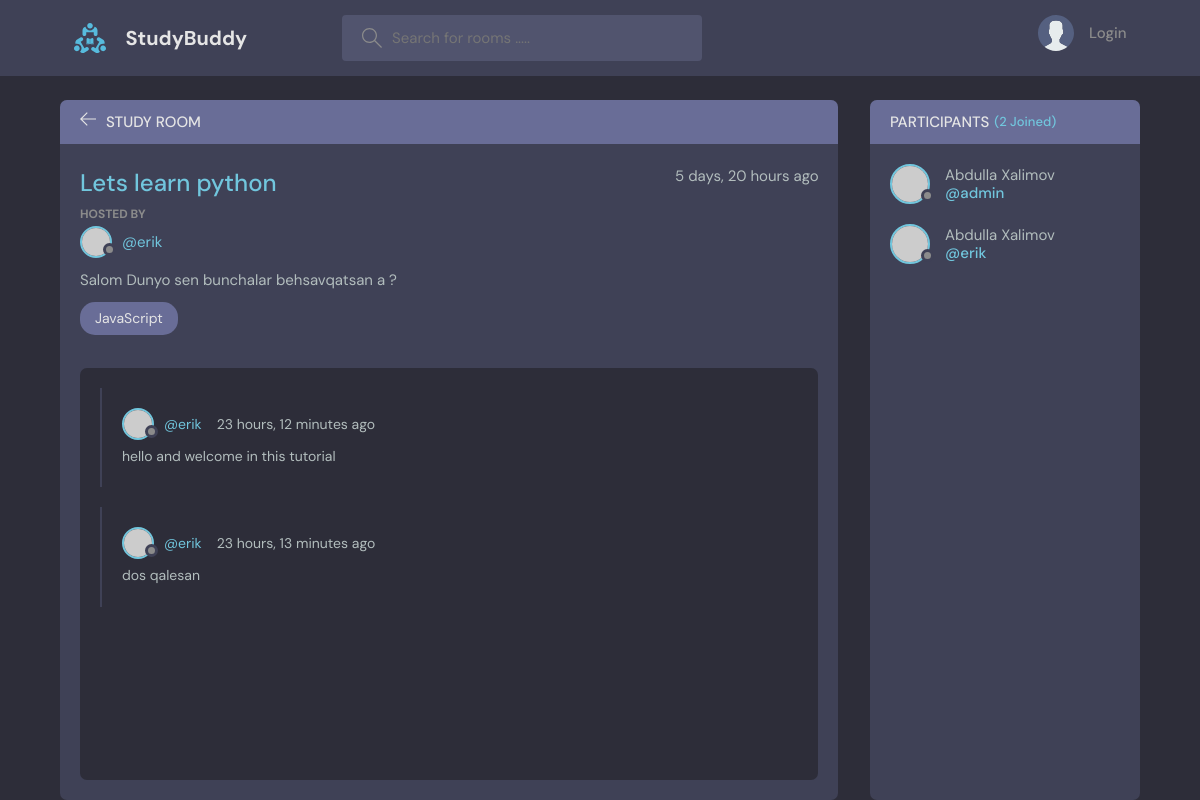
Page /room/2/ on the committed database.
### base/models.py (models this page shows, shortened)
class Room(models.Model):
    host = models.ForeignKey(User, on_delete=models.SET_NULL, null=True)
    topic = models.ForeignKey(Topic, on_delete=models.SET_NULL, null=True)
    participants = models.ManyToManyField(User, related_name='participants', blank=True)
    name = models.CharField(max_length=200)
    description = models.TextField()
    updated = models.DateTimeField(auto_now=True)
    created = models.DateTimeField(auto_now_add=True)
    class Meta:
        ordering = ['-updated', '-created']

class Topic(models.Model):
    name = models.CharField(max_length=200)
    def __str__(self) -> str:
        return self.name

class Message(models.Model):
    user = models.ForeignKey(User, on_delete=models.CASCADE)
    room = models.ForeignKey(Room, on_delete=models.CASCADE)
    body = models.TextField()
    updated = models.DateTimeField(auto_now=True)
    date = models.DateTimeField(auto_now_add=True)
    class Meta:
        ordering = ['-updated', '-date']

### base/views.py (the view, shortened to what this page needs)
# urls.py: path('room/<str:pk>/', views.room, name='room'),
def room(request, pk):
    room = Room.objects.get(id=pk)
    room_messages = room.message_set.all()
    participants = room.participants.all()
    context = {'room': room, 'room_messages': room_messages,
               'participants': participants}
    return render(request, 'room.html', context)

### base/templates/room.html (shortened to what this page needs)
{% extends 'main.html' %}
{% load static %}
{% block content %}
<main class="profile-page layout layout--2">
  <div class="container">
    <div class="room">
      <div class="room__top">
        <div class="room__topLeft">
          <a href="{% url 'home' %}">
            <svg
              version="1.1"
              xmlns="http://www.w3.org/2000/svg"
              width="32"
              height="32"
              viewBox="0 0 32 32"
            >
              <title>arrow-left</title>
              <path
                d="M13.723 2.286l-13.723 13.714 13.719 13.714 1.616-1.611-10.96-10.96h27.625v-2.286h-27.625l10.965-10.965-1.616-1.607z"
              ></path>
            </svg>
          </a>
          <h3>Study Room</h3>
        </div>
      </div>
      <div class="room__box scroll">
        <div class="room__header scroll">
          <div class="room__info">
            <h3>{{room.name}}</h3>
            <span>{{room.created|timesince}} ago</span>
          </div>
          <div class="room__hosted">
            <p>Hosted By</p>
            <a href="{% url 'profile' room.host.id %}" class="room__author">
              <div class="avatar avatar--small">
                <img src="https://randomuser.me/api/portraits/men/37.jpg" />
              </div>
              <span>@{{room.host.username}}</span>
            </a>
          </div>
          <div class="room__details">
            {{room.description}}
          </div>
          <span class="room__topics">{{room.topic}}</span>
        </div>
        <div class="room__conversation">
          <div class="threads scroll">
            {% for message in room_messages %}
            <div class="thread">
              <div class="thread__top">
                <div class="thread__author">
                  <a href="#" class="thread__authorInfo">
                    <div class="avatar avatar--small">
                      <img
                        src="https://randomuser.me/api/portraits/men/37.jpg"
                      />
                    </div>
                    <span>@{{message.user}}</span>
                  </a>
                  <span class="thread__date">{{message.date|timesince}} ago</span>
                </div>
              </div>
              <div class="thread__details">
                {{message.body}}
              </div>
            </div>
            {% endfor %}
          </div>
        </div>
      </div>
    </div>
    <div class="participants">
      <h3 class="participants__top">
        Participants <span>({{ room.participants.all.count }} Joined)</span>
      </h3>
      <div class="participants__list scroll">
        {% for user in participants %}
        <a href="profile.html" class="participant">
          <div class="avatar avatar--medium">
            <img src="https://randomuser.me/api/portraits/men/37.jpg" />
          </div>
          <p>
            {{user.first_name}} {{user.last_name}}
            <span>@{{user.username}}</span>
          </p>
        </a>
        {% endfor %}
      </div>
    </div>
  </div>
</main>
{% endblock %}

### rows in the picture
Room: name "Lets learn python", created "5 days, 20 hours", host.username "erik", description "Salom Dunyo sen bunchalar behsavqatsan a ?", topic "JavaScript", participants.all.count "2"
Message: user "erik", date "23 hours, 12 minutes", body "hello and welcome in this tutorial"
Message: user "erik", date "23 hours, 13 minutes", body "dos qalesan"

### other values in the picture
{{ user.first_name }} "Abdulla"
{{ user.last_name }} "Xalimov"
{{ user.username }} "admin"
{{ user.username }} "erik"
